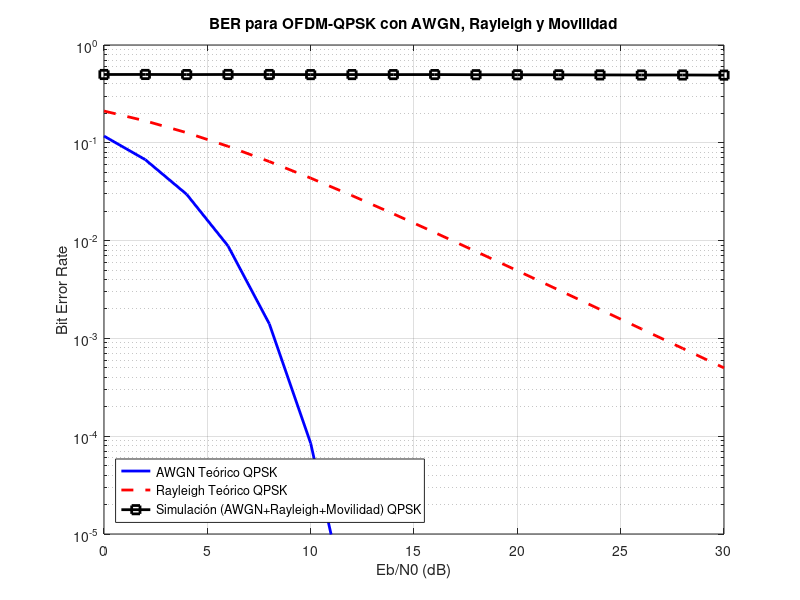
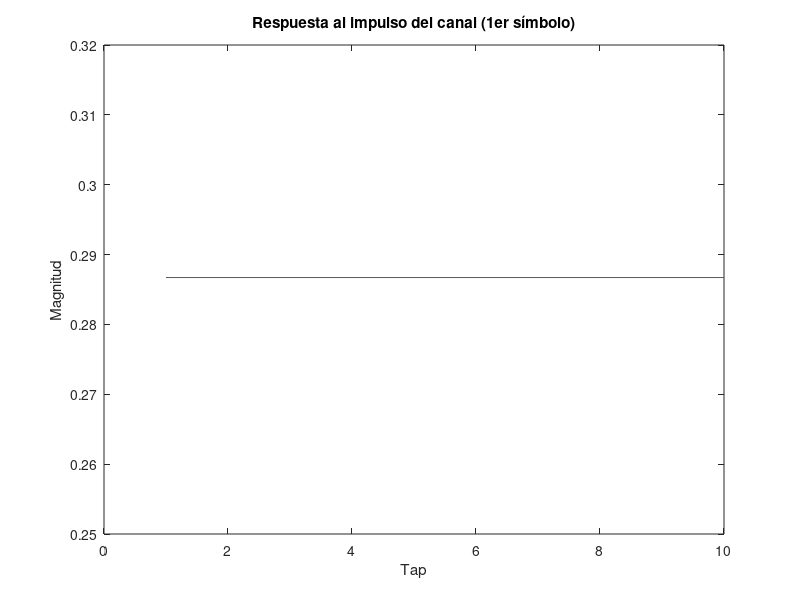
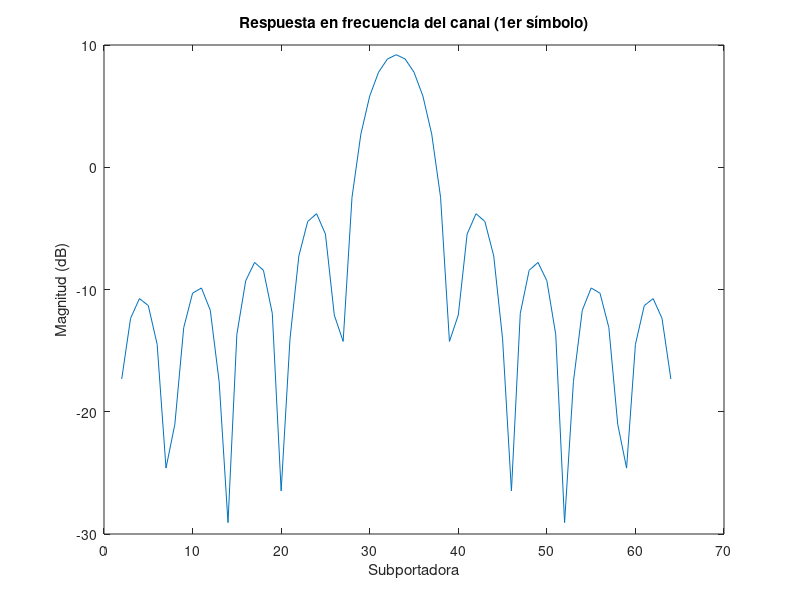

The MATLAB script that drew these images, in order:
clc
clear all
close all

% Parámetros del sistema
nFFT = 64;               % Tamaño FFT
nDSC = 52;               % Número de subportadoras de datos
nBitPerSym = 52*2;       % Bits por símbolo OFDM (QPSK: 2 bits por símbolo)
nSym = 1e4;              % Número de símbolos OFDM
EbN0dB = 0:2:30;         % Rango de Eb/N0
EsN0dB = EbN0dB + 10*log10(nDSC/nFFT) + 10*log10(64/80); % Conversión a Es/N0

% Parámetros del canal móvil
fc = 2.4e9;              % Frecuencia portadora
lambda = 3e8/fc;         % Longitud de onda
v = (50)/3.6;            % Velocidad del móvil (50 km/h -> m/s)
fmax = v/lambda;         % Frecuencia Doppler máxima
nTap = 10;               % Número de taps del canal
N = 10;                  % Número de paths para el modelo de movilidad

% Prealocación para almacenar BER
simBer = zeros(1, length(EbN0dB));
theoryBerAWGN = 0.5*erfc(sqrt(10.^(EbN0dB/10)));  % BER teórico para BPSK
theoryBerAWGN_QPSK = 0.5*erfc(sqrt(10.^(EbN0dB/10)/sqrt(2))); % BER teórico para QPSK
theoryBerRayleigh_QPSK = 0.5*(1-sqrt(10.^(EbN0dB/10)./(10.^(EbN0dB/10)+2)));

for ii = 1:length(EbN0dB)
    % Transmisor
    ipBit = rand(1, nBitPerSym*nSym) > 0.5;  % Bits aleatorios
    
    % Modulación QPSK (2 bits por símbolo)
    ipBitReshaped = reshape(ipBit, 2, nBitPerSym*nSym/2).';
    ipMod = (1/sqrt(2))*(2*ipBitReshaped(:,1)-1 + 1j*(2*ipBitReshaped(:,2)-1));
    ipMod = reshape(ipMod, nBitPerSym/2, nSym).';
    
    % Mapeo a subportadoras
    xF = [zeros(nSym,6) ipMod(:,1:nBitPerSym/4) zeros(nSym,1) ...
          ipMod(:,nBitPerSym/4+1:nBitPerSym/2) zeros(nSym,5)];
    
    % IFFT
    xt = (nFFT/sqrt(nDSC))*ifft(fftshift(xF.')).';
    
    % Prefijo cíclico
    xt = [xt(:,49:64) xt];
    
    % Modelado del canal con los 3 fenómenos
    % 1. Canal multitrayecto con movilidad (Jakes model)
    ht = zeros(nSym, nTap);
    for symIdx = 1:nSym
        % Generación del canal para cada símbolo con efecto Doppler
        H = zeros(1, nTap);
        for n = 1:N
            an = sqrt(1/N);
            thetan = 2*pi*rand;
            fDn = fmax * cos(2*pi*rand);
            t = symIdx/nSym;  % Tiempo normalizado
            phase = thetan - 2*pi*fDn*t;
            H = H + an*exp(1j*phase);
        end
        ht(symIdx,:) = H/sqrt(N);  % Normalización de potencia
    end
    
    % 2. Convolución con el canal (efecto multitrayecto)
    xt_conv = zeros(nSym, 80+nTap-1);
    for jj = 1:nSym
        xt_conv(jj,:) = conv(ht(jj,:), xt(jj,:));
    end
    
    % 3. Conversión a vector largo y adición de AWGN
    xt_conv = reshape(xt_conv.', 1, nSym*(80+nTap-1));
    nt = 1/sqrt(2)*[randn(1, nSym*(80+nTap-1)) + 1j*randn(1, nSym*(80+nTap-1))];
    yt = sqrt(80/64)*xt_conv + 10^(-EsN0dB(ii)/20)*nt;
    
    % Receptor
    yt = reshape(yt.', 80+nTap-1, nSym).';
    yt = yt(:,17:80);  % Eliminación del prefijo cíclico
    
    % FFT
    yF = (sqrt(nDSC)/nFFT)*fftshift(fft(yt.')).';
    
    % Estimación y ecualización del canal (se asume estimación perfecta)
    hF = fftshift(fft(ht, 64, 2));
    yF = yF./hF;
    
    % Extracción de subportadoras de datos
    yMod = yF(:,[6+(1:nBitPerSym/4) 7+(nBitPerSym/4+1:nBitPerSym/2)]);
    
    % Demodulación QPSK
    ipModHat = yMod;
    ipBitHat = [real(ipModHat)>0 imag(ipModHat)>0];
    ipBitHat = reshape(ipBitHat.', nBitPerSym*nSym, 1).';
    
    % Cálculo de errores
    nErr = sum(ipBitHat ~= ipBit);
    simBer(ii) = nErr/(nBitPerSym*nSym);
end

% Gráficos
figure;
semilogy(EbN0dB, theoryBerAWGN_QPSK, 'b-', 'LineWidth', 2);
hold on;
semilogy(EbN0dB, theoryBerRayleigh_QPSK, 'r--', 'LineWidth', 2);
semilogy(EbN0dB, simBer, 'ks-', 'LineWidth', 2);
grid on;
axis([0 30 1e-5 1]);
xlabel('Eb/N0 (dB)');
ylabel('Bit Error Rate');
legend('AWGN Teórico QPSK', 'Rayleigh Teórico QPSK', 'Simulación (AWGN+Rayleigh+Movilidad) QPSK', 'Location', 'southwest');
title('BER para OFDM-QPSK con AWGN, Rayleigh y Movilidad');

%% Visualización de la respuesta del canal
figure;
plot(abs(ht(1,:))), title('Respuesta al impulso del canal (1er símbolo)');
xlabel('Tap'); ylabel('Magnitud');

figure;
plot(20*log10(abs(hF(1,:)))), title('Respuesta en frecuencia del canal (1er símbolo)');
xlabel('Subportadora'); ylabel('Magnitud (dB)');